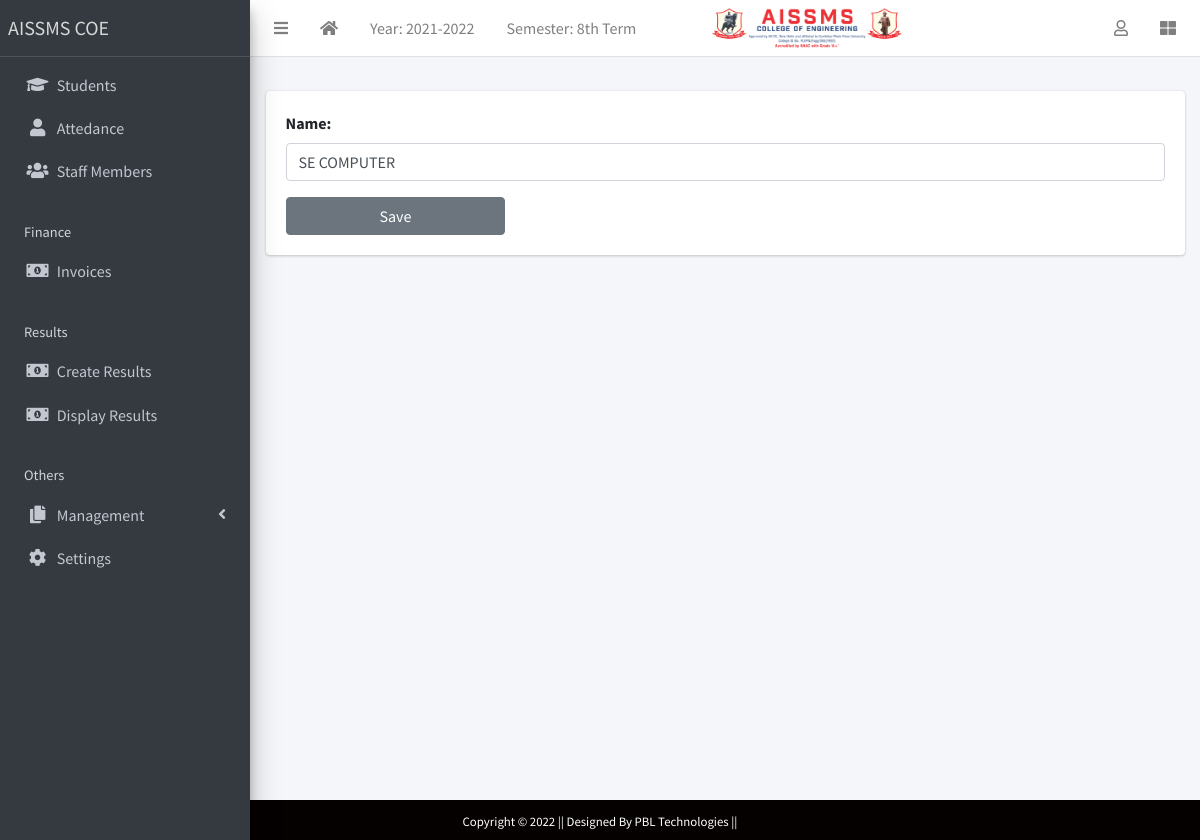
Screenshot of /class/6/update/ (signed in) with the database file from the repository.
### apps/corecode/models.py (models this page shows, shortened)
class AcademicSession(models.Model):
    name = models.CharField(max_length=200, unique=True)
    current = models.BooleanField(default=True)
    class Meta:
        ordering = ["-name"]

class AcademicTerm(models.Model):
    name = models.CharField(max_length=20, unique=True)
    current = models.BooleanField(default=True)
    class Meta:
        ordering = ["name"]

class StudentClass(models.Model):
    name = models.CharField(max_length=200, unique=True)
    class Meta:
        verbose_name = "Class"
        verbose_name_plural = "Classes"
        ordering = ["name"]

### apps/corecode/views.py (the view)
# urls.py: path("class/<int:pk>/update/", ClassUpdateView.as_view(), name="class-update"),
class ClassUpdateView(LoginRequiredMixin, SuccessMessageMixin, UpdateView):
    model = StudentClass
    fields = ["name"]
    success_url = reverse_lazy("classes")
    success_message = "class successfully updated."
    template_name = "corecode/mgt_form.html"

### apps/corecode/context_processors.py (called while the page is built)
def site_defaults(request):
    current_session = AcademicSession.objects.get(current=True)
    current_term = AcademicTerm.objects.get(current=True)
    vals = SiteConfig.objects.all()
    contexts = {
        "current_session": current_session.name,
        "current_term": current_term.name,
    }
    for val in vals:
        contexts[val.key] = val.value
    return contexts

### apps/corecode/templates/corecode/mgt_form.html (shortened to what this page needs)
{% extends 'base.html' %}
{% load widget_tweaks %}
{% block content %}
  <div class="row">
    <div class="col-sm-12">
      <form method="POST">
        <div class="mb-3">
          {% for field in form %}
          <div class="form-group">
            {{ field.label_tag}}
            {{ field | add_class:"form-control" |add_error_class:"is-invalid" | attr:"required"}}
          </div>
          {% endfor %}
        </div>
        <input type="submit" value="Save" class="w-25 btn btn-secondary">
      </form>
    </div>
  </div>
{% endblock content %}

### templates/base.html (shortened to what this page needs)
{% load static %}
<!DOCTYPE html>
<html lang="en">
<head>
  <link rel="stylesheet" href="{% static 'plugins/fontawesome-free/css/all.min.css' %}">
  <link rel="stylesheet" href="{% static 'plugins/toastr/toastr.min.css' %}">
  <link rel="stylesheet" href="{% static 'plugins/overlayScrollbars/css/OverlayScrollbars.min.css' %}">
  <link rel="stylesheet" href="{% static 'plugins/Datatables/datatables.min.css' %}" />
  <link rel="stylesheet" href="{% static 'dist/css/adminlte.min.css' %}">
</head>
<body class="hold-transition sidebar-mini layout-fixed layout-navbar-fixed layout-footer-fixed">
  <div class="wrapper">
    <nav class="main-header navbar navbar-expand navbar-white navbar-light">
      <ul class="navbar-nav">
        <li class="nav-item">
          <a class="nav-link" data-widget="pushmenu" href="#" role="button"><i class="fas fa-bars"></i></a>
        </li>
        <li class="nav-item d-none d-sm-inline-block">
          <a href="{% url 'home' %} " class="nav-link"><i class="fa fa-home"></i></a>
        </li>
        <li class="nav-item d-none d-sm-inline-block">
          <a href="{% url 'current-session' %}" class="nav-link">Year: {{ current_session }}</a>
        </li>
        <li class="nav-item d-none d-sm-inline-block">
          <a href="{% url 'current-session' %}" class="nav-link">Semester: {{ current_term }}</a>
        </li>
        <li class="nav-item d-none d-sm-inline-block">
          <img style="height: 40px; width: 250px; padding-left: 60px;" src="{% static 'dist/img/logo-COE.png' %}"
            alt="">
        </li>
      </ul>
      <ul class="navbar-nav ml-auto">
        <li class="nav-item dropdown">
          <a class="nav-link" data-toggle="dropdown" href="#">
            <i class="far fa-user"></i>
          </a>
        </li>
        <li class="nav-item">
          <a class="nav-link" data-widget="control-sidebar" data-slide="true" href="#" role="button"><i
              class="fas fa-th-large"></i></a>
        </li>
      </ul>
    </nav>
    <aside class="main-sidebar sidebar-dark-primary elevation-4">
      <a href="{% url 'home' %}" class="brand-link">AISSMS COE</a>
      <div class="sidebar">
        <nav class="mt-2">
          <ul class="nav nav-pills nav-sidebar flex-column" data-widget="treeview" role="menu" data-accordion="false">
            <li class="nav-item">
              <a href="{% url 'student-list' %}" class="nav-link">
                <i class="nav-icon fas fa-graduation-cap"></i>
                <p>
                  Students
                </p>
              </a>
            </li>
            <li class="nav-item">
              <a href="#" class="nav-link">
                <i class="nav-icon fas fa-user"></i>
                <p href="#">
                  Attedance
                </p>
              </a>
            </li>
            <li class="nav-item">
              <a href="{% url 'staff-list' %}" class="nav-link">
                <i class="nav-icon fas fa-users"></i>
                <p>
                  Staff Members
                </p>
              </a>
            </li>
            <li class="nav-header">Finance</li>
            <li class="nav-item">
              <a href="{% url 'invoice-list' %}" class="nav-link">
                <i class="nav-icon fas fa-money-bill-alt"></i>
                <p>
                  Invoices
                </p>
              </a>
            </li>
            <li class="nav-header">Results</li>
            <li class="nav-item">
              <a href="{% url 'create-result' %}" class="nav-link">
                <i class="nav-icon fas fa-money-bill-alt"></i>
                <p>
                  Create Results
                </p>
              </a>
            </li>
            <li class="nav-item">
              <a href="{% url 'view-results' %}" class="nav-link">
                <i class="nav-icon fas fa-money-bill-alt"></i>
                <p>
                  Display Results
                </p>
              </a>
            </li>
            <li class="nav-header">Others</li>
            <li class="nav-item has-treeview">
              <a href="#" class="nav-link">
                <i class="nav-icon fas fa-copy"></i>
                <p>
                  Management
                  <i class="fas fa-angle-left right"></i>
                </p>
              </a>
            </li>
            <li class="nav-item">
              <a href="{% url 'configs' %}" class="nav-link">
                <i class="nav-icon fas fa-cog"></i>
                <p>
                  Settings
                </p>
              </a>
            </li>
          </ul>
        </nav>
      </div>
    </aside>
    <div class="content-wrapper">
      <section class="content-header">
      </section>
      <section class="content">
        <div class="container-fluid">
          <div class="row">
            <div class="col-md-12">
              {% block fullcard %}
              <div class="card">
                <div class="card-body">
                  <div class="row">
                    <div class="col">
                      {% block content %}
                      {% endblock content %}
                    </div>
                  </div>
                </div>
              </div>
              {% endblock fullcard %}
            </div>
          </div>
        </div>
      </section>
    </div>
  </div>
  <footer class="container-fluid  text-center p-2 " style="background-color: rgb(6, 1, 1);">
    <small class="text-white" style="background-color: rgb(6, 1, 1);">Copyright &copy; 2022 || Designed By PBL
      Technologies || </small>
  </footer>
</body>
</html>

### rows the page displays
AcademicSession: name "2021-2022"
AcademicTerm: name "8th Term"
StudentClass: name "SE COMPUTER"

### other values shown
{{ field.label_tag }} "Name:"
